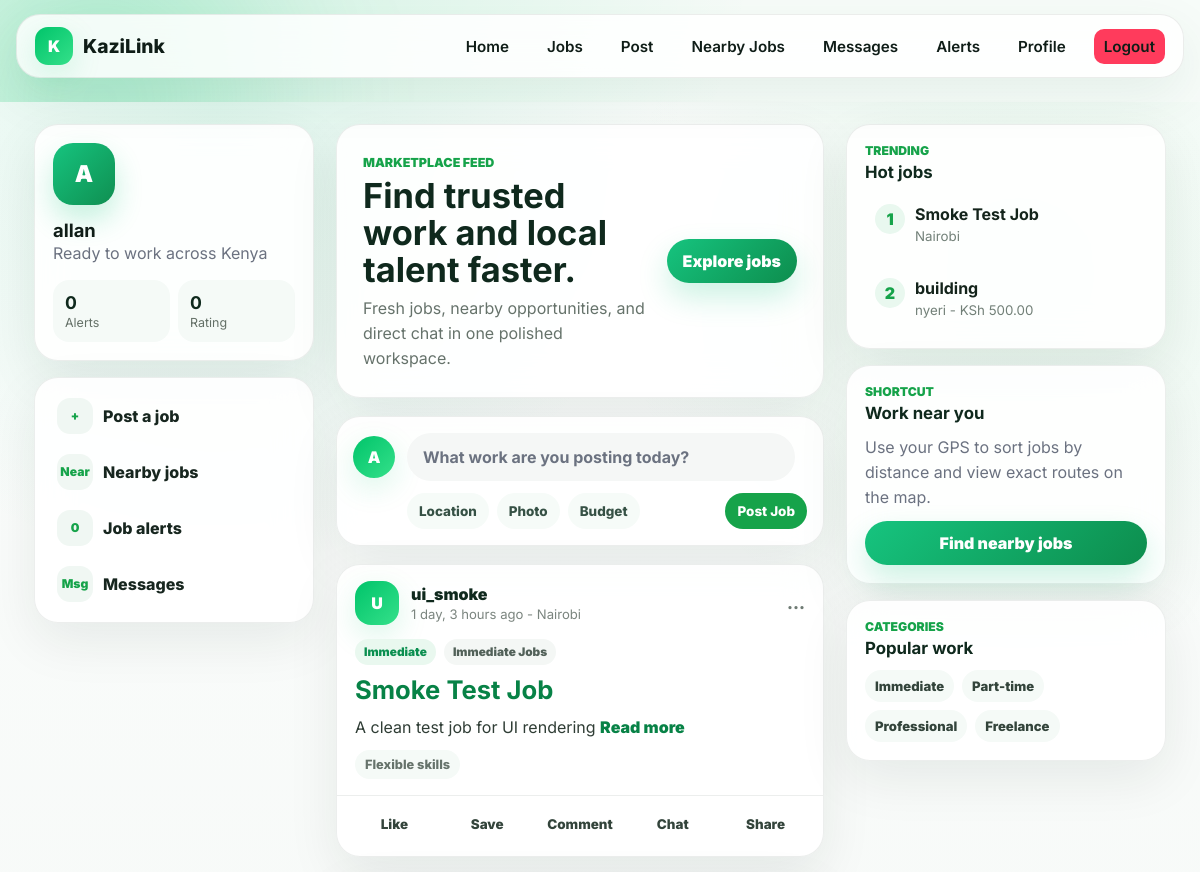
Page /feed/ (signed in, upper part) on the earlier database version.
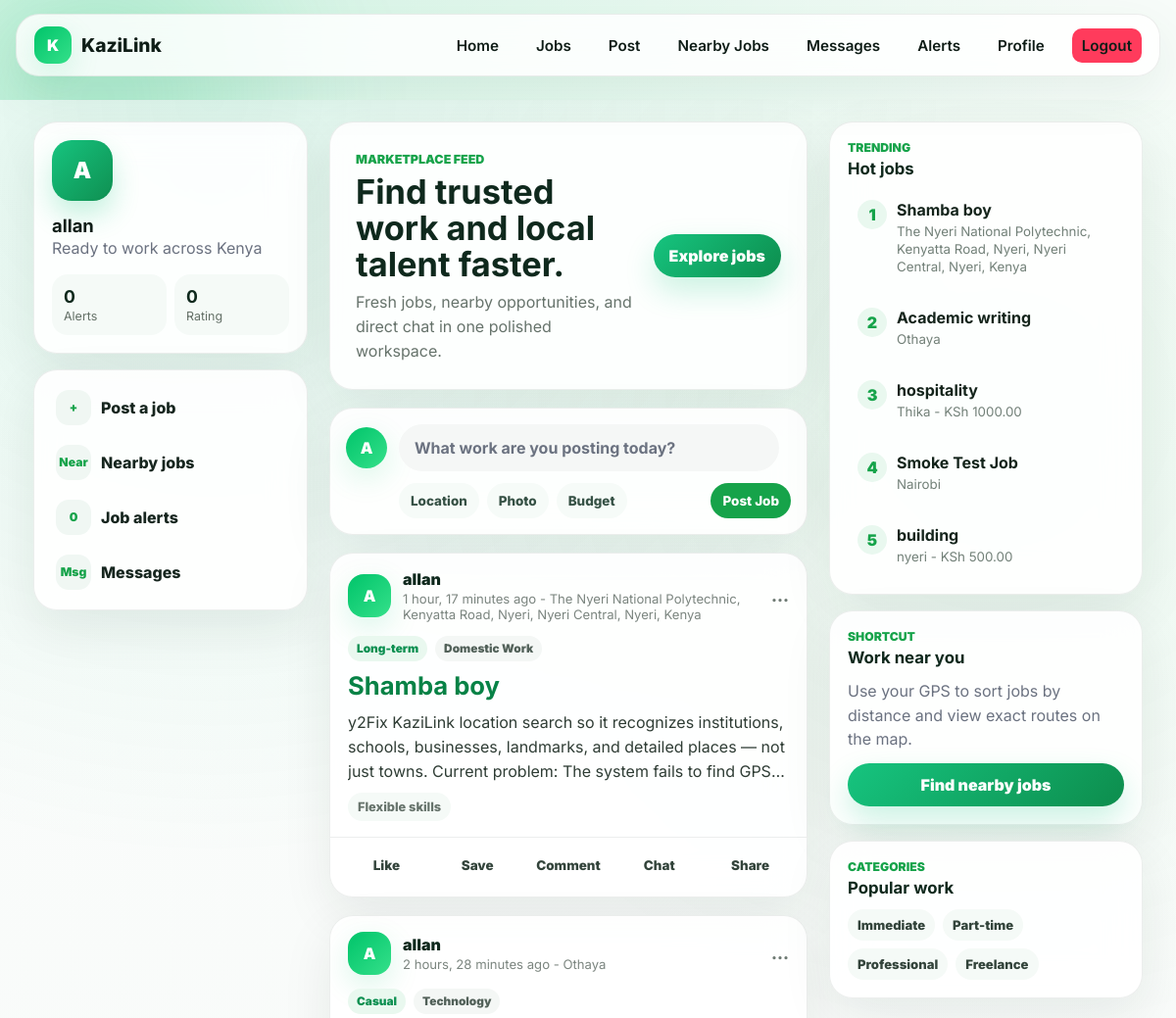
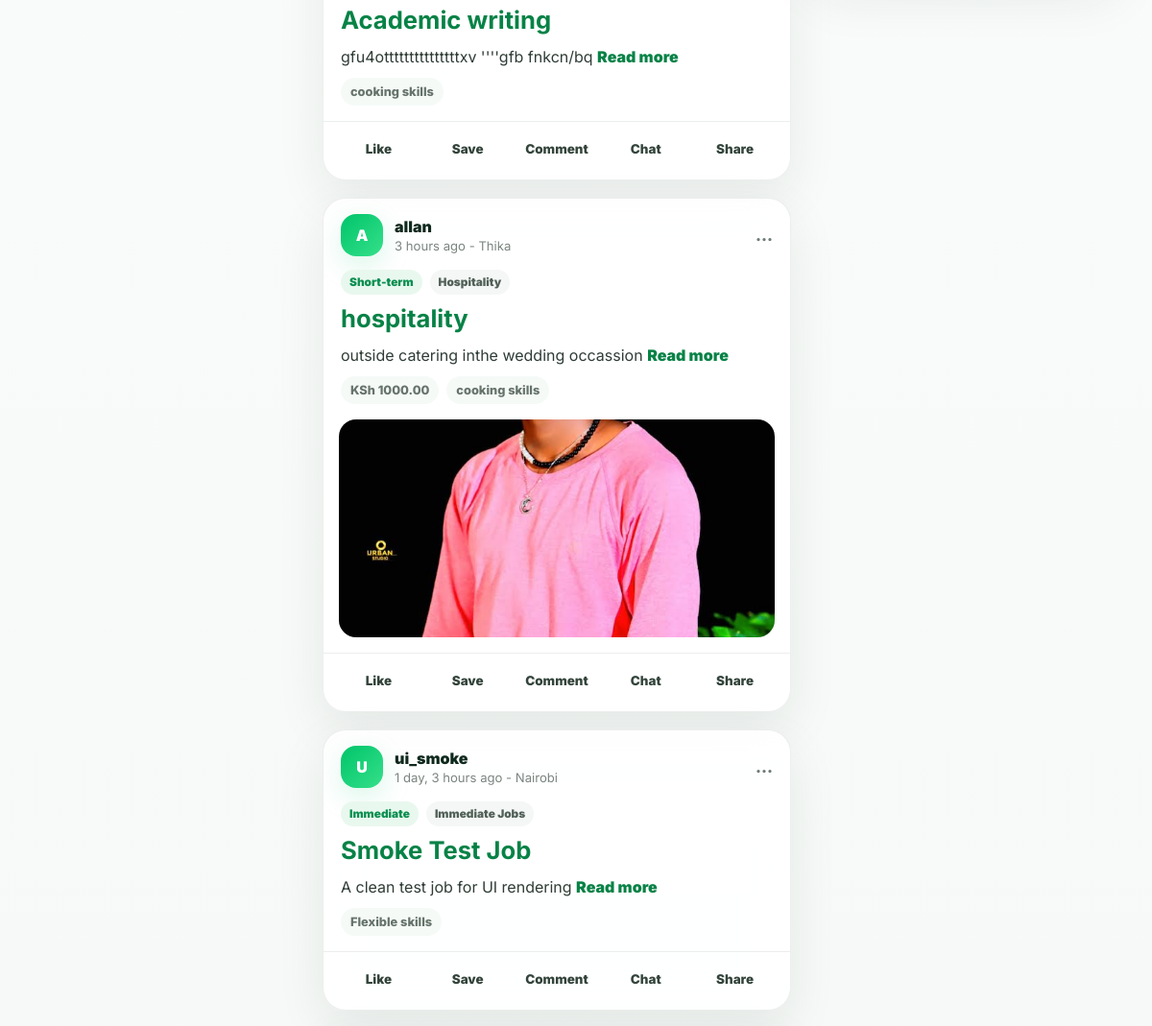
Same page on the later database version (2 pictures, top to bottom).
### marketplace/models.py (models this page shows, shortened)
class Job(models.Model):
    IMMEDIATE = 'immediate'
    SHORT_TERM = 'short_term'
    LONG_TERM = 'long_term'
    PART_TIME = 'part_time'
    FULL_TIME = 'full_time'
    CASUAL = 'casual'
    FREELANCE = 'freelance'
    PROFESSIONAL = 'professional'
    TYPE_CHOICES = (
        (IMMEDIATE, 'Immediate'),
        (SHORT_TERM, 'Short-term'),
        (LONG_TERM, 'Long-term'),
        (PART_TIME, 'Part-time'),
        (FULL_TIME, 'Full-time'),
        (CASUAL, 'Casual'),
        (FREELANCE, 'Freelance'),
        (PROFESSIONAL, 'Professional'),
    )
    OPEN = 'open'
    TAKEN = 'taken'
    CLOSED = 'closed'
    STATUS_CHOICES = (
        (OPEN, 'Open'),
        (TAKEN, 'Taken'),
        (CLOSED, 'Closed'),
    )
    employer = models.ForeignKey(User, on_delete=models.CASCADE, related_name='jobs')
    title = models.CharField(max_length=160)
    description = models.TextField()
    category = models.ForeignKey(Category, on_delete=models.SET_NULL, null=True, related_name='jobs')
    job_type = models.CharField(max_length=30, choices=TYPE_CHOICES)
    salary = models.DecimalField(max_digits=12, decimal_places=2, null=True, blank=True)
    location = models.CharField(max_length=140)
    latitude = models.DecimalField(max_digits=9, decimal_places=6, null=True, blank=True)
    longitude = models.DecimalField(max_digits=9, decimal_places=6, null=True, blank=True)
    resolved_place_name = models.CharField(max_length=255, blank=True)
    deadline = models.DateField(null=True, blank=True)
    required_skills = models.CharField(max_length=255, blank=True)
    contact_information = models.CharField(max_length=160)
    photo = models.ImageField(upload_to='jobs/photos/', blank=True)
    video = models.FileField(upload_to='jobs/videos/', blank=True)
    audio = models.FileField(upload_to='jobs/audio/', blank=True)
    document = models.FileField(upload_to='jobs/documents/', blank=True)
    status = models.CharField(max_length=20, choices=STATUS_CHOICES, default=OPEN)
    tags = models.CharField(max_length=200, blank=True)
    views = models.PositiveIntegerField(default=0)
    created_at = models.DateTimeField(auto_now_add=True)
    updated_at = models.DateTimeField(auto_now=True)
    class Meta:
        ordering = ['-created_at']
    def get_absolute_url(self):
        return reverse('job_detail', kwargs={'pk': self.pk})

class Category(models.Model):
    name = models.CharField(max_length=80, unique=True)
    icon = models.CharField(max_length=40, default='briefcase')
    class Meta:
        ordering = ['name']
        verbose_name_plural = 'Categories'
    def __str__(self):
        return self.name

### marketplace/views.py (the view)
# urls.py: path('feed/', views.feed, name='feed'),
@login_required
def feed(request):
    jobs = _open_jobs().annotate(like_count=Count('likes'), comment_count=Count('comments')).order_by('-created_at')
    paginator = Paginator(jobs, 8)
    page_obj = paginator.get_page(request.GET.get('page'))
    trending = _open_jobs().annotate(app_count=Count('applications')).order_by('-app_count', '-created_at')[:5]
    saved_ids = set(SavedJob.objects.filter(user=request.user).values_list('job_id', flat=True))
    liked_ids = set(JobLike.objects.filter(user=request.user).values_list('job_id', flat=True))
    return render(request, 'marketplace/feed.html', {
        'page_obj': page_obj,
        'trending': trending,
        'saved_ids': saved_ids,
        'liked_ids': liked_ids,
        'update_form': ActivityUpdateForm(),
    })

### marketplace/context_processors.py (called while the page is built)
def alert_badge(request):
    if not request.user.is_authenticated:
        return {'alert_match_count': 0}
    return {'alert_match_count': len(matching_alert_jobs(request.user))}

### marketplace/models.py (called while the page is built)
    @property
    def rating_average(self):
        aggregate = self.user.received_reviews.aggregate(models.Avg('rating'))
        return round(aggregate['rating__avg'] or 0, 1)

### marketplace/views.py (called while the page is built, shortened)
def _open_jobs():
    return Job.objects.filter(status=Job.OPEN).select_related('employer', 'employer__profile', 'category')

def matching_alert_jobs(user):
    alerts = list(user.job_alerts.filter(active=True).select_related('category'))
    if not alerts:
        return []

### templates/marketplace/feed.html (shortened to what the changed rows need)
{% extends 'marketplace/base.html' %}
{% load static %}
{% block page_css %}<link rel="stylesheet" href="{% static 'marketplace/css/feed.css' %}">{% endblock %}
{% block content %}
<main class="social-layout">
    <aside class="left-rail">
        <section class="profile-card">
            <div>
                <h2>{{ user.username }}</h2>
            </div>
        </section>
    </aside>
    <section class="feed-column" data-feed>
        <section class="feed-hero">
            <div>
                <h1>Find trusted work and local talent faster.</h1>
            </div>
        </section>
        {% for job in page_obj %}
            {% include 'marketplace/partials/job_card.html' with job=job saved_ids=saved_ids liked_ids=liked_ids %}
        {% empty %}
            <article class="empty-state">
                <h2>No open jobs yet.</h2>
                <p>Employers can post the first opportunity from the Post Job page.</p>
                <a class="hero-cta" href="{% url 'post_job' %}">Post a job</a>
            </article>
        {% endfor %}
    </section>
    <aside class="right-rail">
        <section class="widget-card trending-card">
            {% for job in trending %}
                <a class="trend-item" href="{{ job.get_absolute_url }}">
                    <span>{{ forloop.counter }}</span>
                    <div>
                        <strong>{{ job.title }}</strong>
                        <small>{{ job.location }}{% if job.salary %} - KSh {{ job.salary }}{% endif %}</small>
                    </div>
                </a>
            {% empty %}
                <p class="muted">Trending jobs will appear here once applications start coming in.</p>
            {% endfor %}
        </section>
    </aside>
</main>
{% endblock %}

### templates/marketplace/partials/job_card.html (shortened to what this page needs)
<article class="feed-card">
    <header class="card-head">
        <a class="avatar mini-avatar" href="{% url 'profile_detail' job.employer.username %}">{{ job.employer.username|first|upper }}</a>
        <div class="card-author">
            <a class="author" href="{% url 'profile_detail' job.employer.username %}">
                {{ job.employer.username }}
            </a>
            <small>{{ job.created_at|timesince }} ago - {{ job.location }}</small>
        </div>
        <span class="card-menu">...</span>
    </header>
    <div class="job-body">
        <div class="job-kicker">
            <span class="tag">{{ job.get_job_type_display }}</span>
            {% if job.category %}<span class="category-chip">{{ job.category }}</span>{% endif %}
        </div>
        <h2><a href="{{ job.get_absolute_url }}">{{ job.title }}</a></h2>
        <p>{{ job.description|truncatewords:34 }} <a class="read-more" href="{{ job.get_absolute_url }}">Read more</a></p>
        <div class="meta-row">
            {% if job.salary %}<span>KSh {{ job.salary }}</span>{% endif %}
            <span>{{ job.required_skills|default:'Flexible skills' }}</span>
        </div>
    </div>
    {% if job.photo %}<img class="job-media" src="{{ job.photo.url }}" alt="{{ job.title }}">{% endif %}
    <footer class="actions">
        <form method="post" action="{% url 'toggle_like' job.pk %}">
            <button title="Like" type="submit"><span>Like</span>{% if job.id in liked_ids %}Liked{% else %}Like{% endif %}</button>
        </form>
        <form method="post" action="{% url 'toggle_save' job.pk %}">
            <button title="Save" type="submit"><span>Save</span>{% if job.id in saved_ids %}Saved{% else %}Save{% endif %}</button>
        </form>
        <a href="{{ job.get_absolute_url }}" title="Comment"><span>Comment</span>Comment</a>
        <a href="{% url 'start_conversation' job.employer.username %}" title="Message"><span>Chat</span>Chat</a>
        <button type="button" title="Share" data-share="{{ request.scheme }}://{{ request.get_host }}{{ job.get_absolute_url }}"><span>Share</span>Share</button>
    </footer>
</article>

Differences in the rows shown:
added Job: employer.username|first "A", employer.username "allan", created_at "1 hour, 17 minutes", location "The Nyeri National Polytechnic, Kenyatta Road, Nyeri, Nyeri Central, Nyeri, Kenya", job_type "Long-term", category "Domestic Work", title "Shamba boy", description "y2Fix KaziLink location search so it recognizes institutions, schools, businesses, landmarks, and detailed places — not just towns. Current problem: The system fails to find…", required_skills "Flexible skills", shows "Like", shows "Save"
added Job: employer.username|first "A", employer.username "allan", created_at "2 hours, 28 minutes", location "Othaya", job_type "Casual", category "Technology", title "Academic writing", description "gfu4otttttttttttttttxv ''''gfb fnkcn/bq", required_skills "cooking skills", shows "Like", shows "Save"
added Job: employer.username|first "A", employer.username "allan", created_at "3 hours", location "Thika", job_type "Short-term", category "Hospitality", title "hospitality", description "outside catering inthe wedding occassion", salary "1000.00", required_skills "cooking skills", photo (picture), shows "Like", shows "Save"
